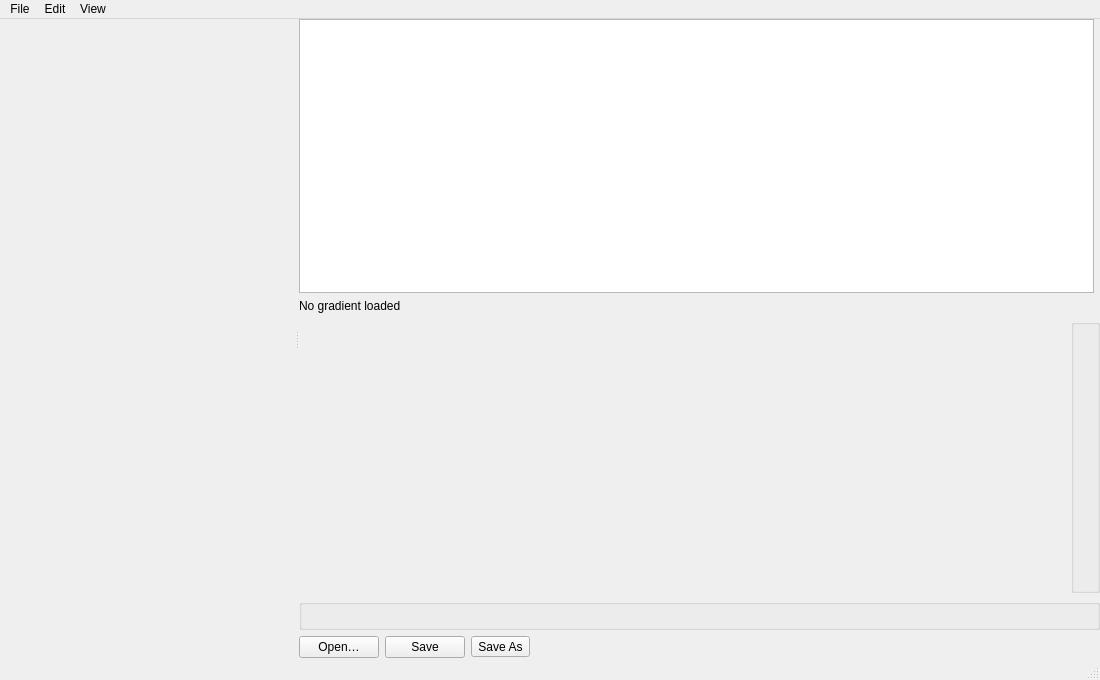
<?xml version="1.0" encoding="UTF-8"?>
<ui version="4.0">
 <class>GradientLibraryWindow</class>
 <widget class="QMainWindow" name="GradientLibraryWindow">
  <property name="geometry">
   <rect>
    <x>0</x>
    <y>0</y>
    <width>1100</width>
    <height>680</height>
   </rect>
  </property>
  <property name="windowTitle">
   <string>Gradient Library[*]</string>
  </property>
  <widget class="QWidget" name="centralwidget">
   <layout class="QHBoxLayout" name="rootLayout">
    <property name="leftMargin"><number>0</number></property>
    <property name="topMargin"><number>0</number></property>
    <property name="rightMargin"><number>0</number></property>
    <property name="bottomMargin"><number>0</number></property>
    <item>
     <widget class="CollapsibleSplitter" name="splitter">
      <widget class="LibraryPanel" name="libraryPanel" native="true"/>
      <widget class="QWidget" name="editorPane" native="true">
       <layout class="QVBoxLayout" name="editorLayout">
        <item>
         <layout class="QHBoxLayout" name="browserRow">
          <item>
           <widget class="GradientBrowser" name="gradientBrowser"/>
          </item>
          <item>
           <widget class="FractalPreview" name="fractalPreview" native="true"/>
          </item>
         </layout>
        </item>
        <item>
         <widget class="QLabel" name="lblGradientName">
          <property name="text">
           <string>No gradient loaded</string>
          </property>
         </widget>
        </item>
        <item>
         <layout class="QHBoxLayout" name="editorRow">
          <item>
           <widget class="GradientEditor" name="gradientEditor" native="true">
            <property name="sizePolicy">
             <sizepolicy hsizetype="Expanding" vsizetype="Expanding">
              <horstretch>1</horstretch>
              <verstretch>0</verstretch>
             </sizepolicy>
            </property>
           </widget>
          </item>
          <item>
           <widget class="NodePanel" name="nodePanel"/>
          </item>
         </layout>
        </item>
        <item>
         <widget class="WholeGradientPanel" name="wholeGradientPanel"/>
        </item>
        <item>
         <layout class="QHBoxLayout" name="buttonRow">
          <item>
           <widget class="QPushButton" name="btnOpen">
            <property name="text">
             <string>Open…</string>
            </property>
           </widget>
          </item>
          <item>
           <widget class="QPushButton" name="btnSave">
            <property name="text">
             <string>Save</string>
            </property>
            <property name="toolTip">
             <string>Write this gradient back into its file</string>
            </property>
           </widget>
          </item>
          <item>
           <widget class="QToolButton" name="btnSaveAs">
            <property name="text">
             <string>Save As</string>
            </property>
            <property name="popupMode">
             <enum>QToolButton::InstantPopup</enum>
            </property>
            <property name="toolButtonStyle">
             <enum>Qt::ToolButtonTextOnly</enum>
            </property>
           </widget>
          </item>
          <item>
           <spacer name="buttonSpacer">
            <property name="orientation">
             <enum>Qt::Horizontal</enum>
            </property>
            <property name="sizeHint" stdset="0">
             <size>
              <width>40</width>
              <height>20</height>
             </size>
            </property>
           </spacer>
          </item>
         </layout>
        </item>
       </layout>
      </widget>
     </widget>
    </item>
   </layout>
  </widget>
  <widget class="QMenuBar" name="menubar">
   <property name="geometry">
    <rect>
     <x>0</x>
     <y>0</y>
     <width>1100</width>
     <height>30</height>
    </rect>
   </property>
   <widget class="QMenu" name="menuFile">
    <property name="title">
     <string>File</string>
    </property>
    <widget class="QMenu" name="menuSaveAs">
     <property name="title">
      <string>Save As</string>
     </property>
     <addaction name="actionSaveAsNewEntry"/>
     <addaction name="actionSaveAsNewFile"/>
     <addaction name="actionSaveAsIntoFile"/>
    </widget>
    <addaction name="actionOpen"/>
    <addaction name="actionSave"/>
    <addaction name="menuSaveAs"/>
    <addaction name="separator"/>
    <addaction name="actionClose"/>
   </widget>
   <widget class="QMenu" name="menuEdit">
    <property name="title">
     <string>Edit</string>
    </property>
    <addaction name="actionEditLibrary"/>
   </widget>
   <widget class="QMenu" name="menuView">
    <property name="title">
     <string>View</string>
    </property>
    <addaction name="actionToggleLibrary"/>
    <addaction name="actionRefreshLibrary"/>
   </widget>
   <addaction name="menuFile"/>
   <addaction name="menuEdit"/>
   <addaction name="menuView"/>
  </widget>
  <widget class="QStatusBar" name="statusbar"/>
  <action name="actionOpen">
   <property name="text"><string>Open…</string></property>
   <property name="shortcut"><string>Ctrl+O</string></property>
  </action>
  <action name="actionSave">
   <property name="text"><string>Save</string></property>
   <property name="shortcut"><string>Ctrl+S</string></property>
  </action>
  <action name="actionSaveAsNewEntry">
   <property name="text"><string>Add to This File as New Gradient…</string></property>
   <property name="shortcut"><string>Ctrl+Shift+A</string></property>
  </action>
  <action name="actionSaveAsNewFile">
   <property name="text"><string>New File…</string></property>
   <property name="shortcut"><string>Ctrl+Shift+S</string></property>
  </action>
  <action name="actionSaveAsIntoFile">
   <property name="text"><string>Add to Another File…</string></property>
  </action>
  <action name="actionClose">
   <property name="text"><string>Close Window</string></property>
   <property name="shortcut"><string>Ctrl+W</string></property>
   <property name="statusTip"><string>Hide the Gradient Library window; the gradient stays loaded</string></property>
  </action>
  <action name="actionEditLibrary">
   <property name="text"><string>Edit Library…</string></property>
  </action>
  <action name="actionToggleLibrary">
   <property name="checkable"><bool>true</bool></property>
   <property name="checked"><bool>true</bool></property>
   <property name="text"><string>Show/Hide Library</string></property>
   <property name="shortcut"><string>Ctrl+L</string></property>
  </action>
  <action name="actionRefreshLibrary">
   <property name="text"><string>Refresh Library</string></property>
   <property name="shortcut"><string>F5</string></property>
  </action>
 </widget>
 <customwidgets>
  <customwidget>
   <class>FractalPreview</class>
   <extends>QWidget</extends>
   <header>fractalchemy/widgets/fractal_preview.h</header>
  </customwidget>
  <customwidget>
   <class>GradientBrowser</class>
   <extends>QListWidget</extends>
   <header>fractalchemy/widgets/gradient_browser.h</header>
  </customwidget>
  <customwidget>
   <class>GradientEditor</class>
   <extends>QWidget</extends>
   <header>fractalchemy/widgets/gradient_editor.h</header>
   <container>1</container>
  </customwidget>
  <customwidget>
   <class>NodePanel</class>
   <extends>QGroupBox</extends>
   <header>fractalchemy/widgets/node_panel.h</header>
   <container>1</container>
  </customwidget>
  <customwidget>
   <class>WholeGradientPanel</class>
   <extends>QGroupBox</extends>
   <header>fractalchemy/widgets/whole_gradient_panel.h</header>
   <container>1</container>
  </customwidget>
  <customwidget>
   <class>LibraryPanel</class>
   <extends>QWidget</extends>
   <header>fractalchemy/library/panel.h</header>
   <container>1</container>
  </customwidget>
  <customwidget>
   <class>CollapsibleSplitter</class>
   <extends>QSplitter</extends>
   <header>fractalchemy/widgets/collapsible_splitter.h</header>
   <container>1</container>
  </customwidget>
 </customwidgets>
 <resources/>
 <connections/>
</ui>
